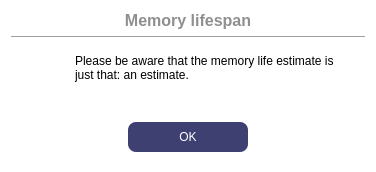
<?xml version="1.0" encoding="UTF-8"?>
<ui version="4.0">
 <class>WEstimatedMemory</class>
 <widget class="QDialog" name="WEstimatedMemory">
  <property name="geometry">
   <rect>
    <x>0</x>
    <y>0</y>
    <width>376</width>
    <height>172</height>
   </rect>
  </property>
  <property name="windowTitle">
   <string>Log data period configuration</string>
  </property>
  <property name="styleSheet">
   <string notr="true">#WEstimatedMemory {
 background-color:white;
 border-radius: 5px;
}
#label{
 color: #3E4072;
 font-weight: 800;
}
#buttonBox{
 background-color: #3E4072;
}
#label_Title{
 color: #8F8F8F;
 font-weight: 600;
}
QLineEdit {
 background-color:#DFDFDF;
 border-radius: 3px;
}
#pushButton_Confirm,
#pushButton_Cancel {
 border: none;
 border-radius: 8px;
}
#pushButton_Confirm {
 color: white;
 background-color: #3E4072;
}
#pushButton_Confirm:hover {
 color: white;
 background-color: #595D89;
}
#pushButton_Cancel {
 background-color: #D8D8D8;
}
#pushButton_Cancel:hover {
 background-color: #ACACAC;
}</string>
  </property>
  <layout class="QVBoxLayout" name="verticalLayout">
   <item>
    <widget class="QLabel" name="label_Title">
     <property name="font">
      <font>
       <pointsize>12</pointsize>
       <fontweight>DemiBold</fontweight>
      </font>
     </property>
     <property name="text">
      <string>Memory lifespan</string>
     </property>
     <property name="alignment">
      <set>Qt::AlignCenter</set>
     </property>
    </widget>
   </item>
   <item>
    <widget class="Line" name="line">
     <property name="orientation">
      <enum>Qt::Horizontal</enum>
     </property>
    </widget>
   </item>
   <item>
    <widget class="QWidget" name="widget" native="true">
     <layout class="QGridLayout" name="gridLayout">
      <property name="horizontalSpacing">
       <number>15</number>
      </property>
      <item row="0" column="0">
       <widget class="QLabel" name="label">
        <property name="maximumSize">
         <size>
          <width>40</width>
          <height>40</height>
         </size>
        </property>
        <property name="text">
         <string/>
        </property>
        <property name="pixmap">
         <pixmap resource="../../../ressource.qrc">:/Logo/Dashboard/Sonde info/info-button.svg</pixmap>
        </property>
        <property name="scaledContents">
         <bool>true</bool>
        </property>
       </widget>
      </item>
      <item row="0" column="1">
       <widget class="QLabel" name="label_2">
        <property name="text">
         <string>Please be aware that the memory life estimate is just that: an estimate.</string>
        </property>
        <property name="scaledContents">
         <bool>false</bool>
        </property>
        <property name="wordWrap">
         <bool>true</bool>
        </property>
       </widget>
      </item>
     </layout>
    </widget>
   </item>
   <item>
    <spacer name="verticalSpacer">
     <property name="orientation">
      <enum>Qt::Vertical</enum>
     </property>
     <property name="sizeHint" stdset="0">
      <size>
       <width>20</width>
       <height>40</height>
      </size>
     </property>
    </spacer>
   </item>
   <item>
    <widget class="QWidget" name="widget_3" native="true">
     <layout class="QHBoxLayout" name="horizontalLayout">
      <item>
       <widget class="QPushButton" name="pushButton_Confirm">
        <property name="minimumSize">
         <size>
          <width>0</width>
          <height>30</height>
         </size>
        </property>
        <property name="maximumSize">
         <size>
          <width>120</width>
          <height>16777215</height>
         </size>
        </property>
        <property name="text">
         <string>OK</string>
        </property>
       </widget>
      </item>
     </layout>
    </widget>
   </item>
  </layout>
 </widget>
 <resources>
  <include location="../../../ressource.qrc"/>
 </resources>
 <connections>
  <connection>
   <sender>pushButton_Confirm</sender>
   <signal>clicked()</signal>
   <receiver>WEstimatedMemory</receiver>
   <slot>accept()</slot>
   <hints>
    <hint type="sourcelabel">
     <x>235</x>
     <y>188</y>
    </hint>
    <hint type="destinationlabel">
     <x>243</x>
     <y>228</y>
    </hint>
   </hints>
  </connection>
 </connections>
</ui>
